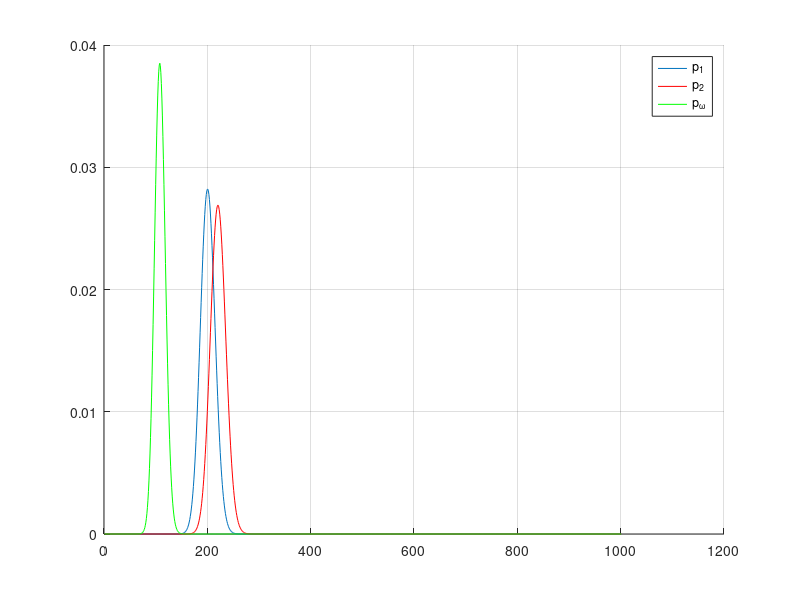

The MATLAB script that drew this image:
% This script is to demonstrate a short coming of EMD rule for Poisson
% processes regarding the fused cardinality. 
% The z value as the integration \int s_1^(1-\omega) s_2^omega 
% is typically less than one. This can be intuitively found by considering
% s_1 and s_2 as two Gaussians.
% Then, the mean parameter of the fused cardinality distribution is
% typically less than mu_1^(1-\omega)*mu_2^(omega)
% For example, when mu_1= mu_2 and \omega = 0.5, if zest = 0.5, the fused
% cardinality will estimate the number of targets as half the target number
% estimate of the individual Poisson processes.
% Such cases are very very rarely encountered for general cardinality
% distributions of the iid cluster processes.

numbins = 1000;

mu1 = 200;
mu2 = 220;

zest = 0.5;
omegaval = 0.75;


card1 = poisspdf( [0:numbins], mu1 )';
card2 = poisspdf( [0:numbins], mu2 )';

ns = [0:numbins]';

fusedcard = ( card1.^(1-omegaval) ).*( card2.^omegaval ).*( zest.^ns );
fusedcard =  fusedcard/sum(fusedcard);

figure
grid on 
hold on
plot( card1 )
plot( card2, 'r' )
plot( fusedcard, 'g' )
legend( 'p_1','p_2','p_\omega')